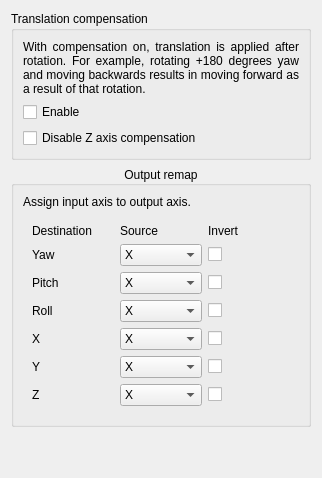
     <widget class="QWidget" name="tab_4">
      <attribute name="title">
       <string>Output</string>
      </attribute>
      <layout class="QVBoxLayout" name="verticalLayout_4">
       <item>
        <widget class="QGroupBox" name="groupBox_">
         <property name="sizePolicy">
          <sizepolicy hsizetype="Minimum" vsizetype="Maximum">
           <horstretch>0</horstretch>
           <verstretch>0</verstretch>
          </sizepolicy>
         </property>
         <property name="styleSheet">
          <string notr="true"/>
         </property>
         <property name="title">
          <string>Translation compensation</string>
         </property>
         <property name="flat">
          <bool>false</bool>
         </property>
         <layout class="QVBoxLayout" name="verticalLayout_7">
          <item>
           <widget class="QLabel" name="label_16">
            <property name="text">
             <string>With compensation on, translation is applied after rotation. For example, rotating +180 degrees yaw and moving backwards results in moving forward as a result of that rotation.</string>
            </property>
            <property name="alignment">
             <set>Qt::AlignJustify|Qt::AlignVCenter</set>
            </property>
            <property name="wordWrap">
             <bool>true</bool>
            </property>
            <property name="margin">
             <number>2</number>
            </property>
           </widget>
          </item>
          <item>
           <widget class="QCheckBox" name="tcomp_enable">
            <property name="styleSheet">
             <string notr="true"/>
            </property>
            <property name="text">
             <string>Enable</string>
            </property>
           </widget>
          </item>
          <item>
           <widget class="QCheckBox" name="tcomp_rz">
            <property name="styleSheet">
             <string notr="true"/>
            </property>
            <property name="text">
             <string>Disable Z axis compensation</string>
            </property>
           </widget>
          </item>
         </layout>
        </widget>
       </item>
       <item>
        <widget class="QGroupBox" name="groupBox_4">
         <property name="maximumSize">
          <size>
           <width>65536</width>
           <height>65536</height>
          </size>
         </property>
         <property name="font">
          <font>
           <kerning>true</kerning>
          </font>
         </property>
         <property name="title">
          <string>Output remap</string>
         </property>
         <property name="alignment">
          <set>Qt::AlignCenter</set>
         </property>
         <property name="flat">
          <bool>false</bool>
         </property>
         <property name="checkable">
          <bool>false</bool>
         </property>
         <layout class="QGridLayout" name="gridLayout_4" rowstretch="0,0" columnstretch="0">
          <property name="sizeConstraint">
           <enum>QLayout::SetMinAndMaxSize</enum>
          </property>
          <property name="spacing">
           <number>6</number>
          </property>
          <item row="0" column="0">
           <widget class="QLabel" name="label_20">
            <property name="text">
             <string>Assign input axis to output axis.</string>
            </property>
            <property name="alignment">
             <set>Qt::AlignJustify|Qt::AlignVCenter</set>
            </property>
            <property name="wordWrap">
             <bool>true</bool>
            </property>
           </widget>
          </item>
          <item row="1" column="0">
           <widget class="QGroupBox" name="groupBox_2">
            <property name="styleSheet">
             <string notr="true">QGroupBox
{
	border: 0;
}</string>
            </property>
            <layout class="QGridLayout" name="gridLayout_5">
             <item row="7" column="2">
              <widget class="QCheckBox" name="invert_y">
               <property name="text">
                <string/>
               </property>
              </widget>
             </item>
             <item row="5" column="0">
              <widget class="QLabel" name="label_9">
               <property name="text">
                <string>Roll</string>
               </property>
              </widget>
             </item>
             <item row="6" column="0">
              <widget class="QLabel" name="label_10">
               <property name="text">
                <string>X</string>
               </property>
              </widget>
             </item>
             <item row="0" column="2">
              <widget class="QLabel" name="label_14">
               <property name="text">
                <string>Invert</string>
               </property>
              </widget>
             </item>
             <item row="6" column="1">
              <widget class="QComboBox" name="src_x">
               <item>
                <property name="text">
                 <string>X</string>
                </property>
               </item>
               <item>
                <property name="text">
                 <string>Y</string>
                </property>
               </item>
               <item>
                <property name="text">
                 <string>Z</string>
                </property>
               </item>
               <item>
                <property name="text">
                 <string>Yaw</string>
                </property>
               </item>
               <item>
                <property name="text">
                 <string>Pitch</string>
                </property>
               </item>
               <item>
                <property name="text">
                 <string>Roll</string>
                </property>
               </item>
               <item>
                <property name="text">
                 <string>Disabled</string>
                </property>
               </item>
              </widget>
             </item>
             <item row="4" column="0">
              <widget class="QLabel" name="label_8">
               <property name="text">
                <string>Pitch</string>
               </property>
              </widget>
             </item>
             <item row="7" column="1">
              <widget class="QComboBox" name="src_y">
               <item>
                <property name="text">
                 <string>X</string>
                </property>
               </item>
               <item>
                <property name="text">
                 <string>Y</string>
                </property>
               </item>
               <item>
                <property name="text">
                 <string>Z</string>
                </property>
               </item>
               <item>
                <property name="text">
                 <string>Yaw</string>
                </property>
               </item>
               <item>
                <property name="text">
                 <string>Pitch</string>
                </property>
               </item>
               <item>
                <property name="text">
                 <string>Roll</string>
                </property>
               </item>
               <item>
                <property name="text">
                 <string>Disabled</string>
                </property>
               </item>
              </widget>
             </item>
             <item row="3" column="1">
              <widget class="QComboBox" name="src_yaw">
               <item>
                <property name="text">
                 <string>X</string>
                </property>
               </item>
               <item>
                <property name="text">
                 <string>Y</string>
                </property>
               </item>
               <item>
                <property name="text">
                 <string>Z</string>
                </property>
               </item>
               <item>
                <property name="text">
                 <string>Yaw</string>
                </property>
               </item>
               <item>
                <property name="text">
                 <string>Pitch</string>
                </property>
               </item>
               <item>
                <property name="text">
                 <string>Roll</string>
                </property>
               </item>
               <item>
                <property name="text">
                 <string>Disabled</string>
                </property>
               </item>
              </widget>
             </item>
             <item row="5" column="2">
              <widget class="QCheckBox" name="invert_roll">
               <property name="text">
                <string/>
               </property>
              </widget>
             </item>
             <item row="7" column="0">
              <widget class="QLabel" name="label_11">
               <property name="text">
                <string>Y</string>
               </property>
              </widget>
             </item>
             <item row="0" column="0">
              <widget class="QLabel" name="label_15">
               <property name="text">
                <string>Destination</string>
               </property>
              </widget>
             </item>
             <item row="4" column="2">
              <widget class="QCheckBox" name="invert_pitch">
               <property name="text">
                <string/>
               </property>
              </widget>
             </item>
             <item row="3" column="0">
              <widget class="QLabel" name="label_7">
               <property name="text">
                <string>Yaw</string>
               </property>
              </widget>
             </item>
             <item row="6" column="2">
              <widget class="QCheckBox" name="invert_x">
               <property name="text">
                <string/>
               </property>
              </widget>
             </item>
             <item row="0" column="1">
              <widget class="QLabel" name="label_13">
               <property name="text">
                <string>Source</string>
               </property>
              </widget>
             </item>
             <item row="4" column="1">
              <widget class="QComboBox" name="src_pitch">
               <item>
                <property name="text">
                 <string>X</string>
                </property>
               </item>
               <item>
                <property name="text">
                 <string>Y</string>
                </property>
               </item>
               <item>
                <property name="text">
                 <string>Z</string>
                </property>
               </item>
               <item>
                <property name="text">
                 <string>Yaw</string>
                </property>
               </item>
               <item>
                <property name="text">
                 <string>Pitch</string>
                </property>
               </item>
               <item>
                <property name="text">
                 <string>Roll</string>
                </property>
               </item>
               <item>
                <property name="text">
                 <string>Disabled</string>
                </property>
               </item>
              </widget>
             </item>
             <item row="3" column="2">
              <widget class="QCheckBox" name="invert_yaw">
               <property name="text">
                <string/>
               </property>
              </widget>
             </item>
             <item row="5" column="1">
              <widget class="QComboBox" name="src_roll">
               <item>
                <property name="text">
                 <string>X</string>
                </property>
               </item>
               <item>
                <property name="text">
                 <string>Y</string>
                </property>
               </item>
               <item>
                <property name="text">
                 <string>Z</string>
                </property>
               </item>
               <item>
                <property name="text">
                 <string>Yaw</string>
                </property>
               </item>
               <item>
                <property name="text">
                 <string>Pitch</string>
                </property>
               </item>
               <item>
                <property name="text">
                 <string>Roll</string>
                </property>
               </item>
               <item>
                <property name="text">
                 <string>Disabled</string>
                </property>
               </item>
              </widget>
             </item>
             <item row="8" column="0">
              <widget class="QLabel" name="label_12">
               <property name="text">
                <string>Z</string>
               </property>
              </widget>
             </item>
             <item row="8" column="1">
              <widget class="QComboBox" name="src_z">
               <item>
                <property name="text">
                 <string>X</string>
                </property>
               </item>
               <item>
                <property name="text">
                 <string>Y</string>
                </property>
               </item>
               <item>
                <property name="text">
                 <string>Z</string>
                </property>
               </item>
               <item>
                <property name="text">
                 <string>Yaw</string>
                </property>
               </item>
               <item>
                <property name="text">
                 <string>Pitch</string>
                </property>
               </item>
               <item>
                <property name="text">
                 <string>Roll</string>
                </property>
               </item>
               <item>
                <property name="text">
                 <string>Disabled</string>
                </property>
               </item>
              </widget>
             </item>
             <item row="8" column="2">
              <widget class="QCheckBox" name="invert_z">
               <property name="text">
                <string/>
               </property>
              </widget>
             </item>
            </layout>
            <zorder>label_15</zorder>
            <zorder>label_13</zorder>
            <zorder>label_14</zorder>
            <zorder>src_yaw</zorder>
            <zorder>invert_yaw</zorder>
            <zorder>label_7</zorder>
            <zorder>src_pitch</zorder>
            <zorder>label_8</zorder>
            <zorder>invert_pitch</zorder>
            <zorder>label_9</zorder>
            <zorder>src_roll</zorder>
            <zorder>invert_roll</zorder>
            <zorder>label_10</zorder>
            <zorder>src_x</zorder>
            <zorder>invert_x</zorder>
            <zorder>label_11</zorder>
            <zorder>src_y</zorder>
            <zorder>invert_y</zorder>
            <zorder>label_12</zorder>
            <zorder>src_z</zorder>
            <zorder>invert_z</zorder>
           </widget>
          </item>
         </layout>
        </widget>
       </item>
       <item>
        <spacer name="verticalSpacer_3">
         <property name="orientation">
          <enum>Qt::Vertical</enum>
         </property>
         <property name="sizeHint" stdset="0">
          <size>
           <width>20</width>
           <height>40</height>
          </size>
         </property>
        </spacer>
       </item>
      </layout>
     </widget>
